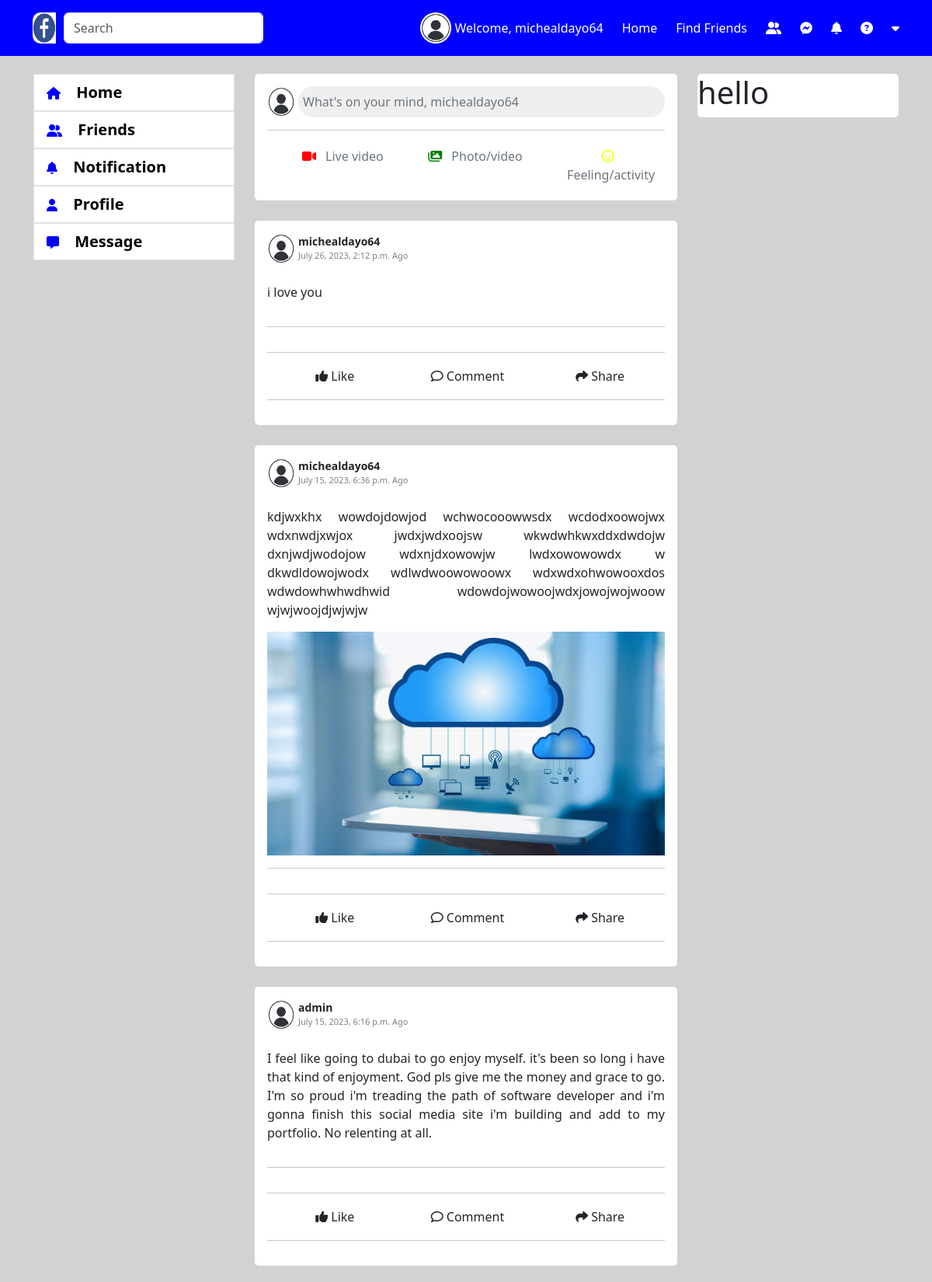
The app's page /home/ (signed in) with its own data.
### account/models.py (models this page shows, shortened)
class Account(AbstractBaseUser):
    email 					= models.EmailField(verbose_name="email", max_length=60, unique=True)
    username 				= models.CharField(max_length=30, unique=True)
    date_joined				= models.DateTimeField(verbose_name='date joined', auto_now_add=True)
    last_login				= models.DateTimeField(verbose_name='last login', auto_now=True)
    is_admin				= models.BooleanField(default=False)
    is_active				= models.BooleanField(default=True)
    is_staff				= models.BooleanField(default=False)
    is_superuser		= models.BooleanField(default=False)
    profile_image		= models.ImageField(max_length=255, upload_to=get_profile_image_filepath, null=True, blank=True, default=get_default_profile_image)
    hide_email				= models.BooleanField(default=True)
    USERNAME_FIELD = 'email'
    REQUIRED_FIELDS = ['username']
    objects = MyAccountManager()

### social_app/models.py (models this page shows, shortened)
class Post(models.Model):
    user = models.ForeignKey(
        Account, on_delete=models.CASCADE, null=True, blank=True, related_name='author')
    user_post = models.TextField(null=True, blank=True)
    image = models.ImageField(upload_to='media/', null=True, blank=True)
    date_post = models.DateTimeField(auto_now_add=True)
    date_post_update = models.DateTimeField(auto_now=True)
    user_like_post = models.ManyToManyField(Account, blank=True)

### social_app/views.py (the view)
# urls.py: path('', friend_index, name='friend-index')
def index(request):
    context = {}
    user = request.user
    if user.is_authenticated:
        post_list = Post.objects.all().order_by('-date_post')
        context['post_list'] = post_list
    else:
        return redirect('login')
    return render(request, 'home.html', context)

### social_app/templates/home.html (shortened to what this page needs)
{% extends 'base.html' %}
{% block content %}
{% load static %}
<br>
    <div class="row">
      <div class="col-3">
        {% include 'snippets/left-menu.html' %}
      </div>
      <div class="col-6" id="postlistid">
        {% include 'home_main_content.html' %}
        {% for i in post_list %}
        <br>
        <div class="card p-3">
          <div class="d-flex flex-row justify-content-between align-items-center">
            <div class="d-flex flex-row">
              <img class="pe-1 profile-pic" src="{{ i.user.profile_image.url }}" alt="" srcset="">
              <div class="d-flex flex-column">
                <span style="font-size: 14px; font-weight: bold;">{{ i.user.username }}</span>
                <span style="font-size: 11px; color: gray;">{{ i.date_post }} Ago</span>
              </div>
            </div>
          </div>
          <br>
          <div class="w-100" id="post">
            <p>{{ i.user_post }}</p>
          </div>
          <div id="postimage">
            {% if i.image %}
            <img class="w-100" src="{{ i.image.url }}" alt="" srcset="">
            {% endif %}
          </div>
          <hr>
          <hr>
            <div class="d-flex flex-row justify-content-between">
              <div class="d-flex flex-row align-items-center justify-content-center w-50 likecommentshare" id="likeidBtn" data-id="{{ i.pk }}">
                <i class="fa-solid fa-thumbs-up p-1"></i>
                <span>Like</span>
              </div>
            <div class="d-flex flex-row align-items-center justify-content-center w-50 likecommentshare" id="commentidBtn" data-id="{{ i.pk }}">
              <i class="fa-regular fa-comment p-1"></i>
              <span>Comment</span>
            </div>
            <div class="d-flex flex-row align-items-center justify-content-center w-50 likecommentshare" id="shareidBtn">
              <i class="fa-solid fa-share p-1"></i>
              <span>Share</span>
            </div>
            </div>
          <hr>
        </div>
        {% endfor %}
      </div>
      <div class="col-3">
        <div class="card">
            <h1>hello</h1>
        </div>
      </div>
    </div>
{% endblock %}

### templates/snippets/header.html (shortened to what this page needs)
{% load static %}
<nav class="navbar fixed-top" style="background-color: blue;">
    <div class="container d-flex flex-row justify-content-between" id="myheader">
        <div>
            <form class="d-flex" role="search">
                <img src="{% static 'img/fb.jpeg' %}" alt="" srcset="" style="width: 40px; height: 40px; padding-right: 10px; border-radius: 10px;">
                <input class="form-control me-2 w-100" type="search" placeholder="Search" aria-label="Search">
              </form>
        </div>
      <div class="d-flex flex-row align-items-center">
        {% if request.user.is_authenticated %}
        <a href="{% url 'profile-index' %}" class="anch">
        <img class="me-1 profile-pic" src="{{ request.user.profile_image.url }}" alt="">
      </a>
        {% else %}
        <img class="me-1 profile-pic" src="{% static 'img/profile_image.png' %}" alt="">
        {% endif %}
        <a href="{% url 'profile-index' %}" class="anch">
        <p class="me-4 mt-3 text-white">Welcome, {{ request.user.username }}</p>
      </a>
      <a href="{% url 'index' %}" class="anch">
        <p class="me-4 mt-3 text-white">Home</p>
      </a>
      <a href="#" class="anch">
        <p class="me-4 mt-3 text-white">Find Friends</p>
      </a>
      <a href="#" class="anch">
        <i class="fa-solid fa-user-group me-4 text-white"></i>
      </a>
      <a href="#" class="anch">
        <i class="fa-brands fa-facebook-messenger me-4 text-white"></i>
      </a>
      <a href="#" class="anch">
        <i class="fa-solid fa-bell me-4 text-white"></i>
      </a>
      <a href="#" class="anch">
        <i class="fa-solid fa-circle-question me-4 text-white"></i>
      </a>
      <a href="#" id="logout">
        <i class="fa-solid fa-caret-down text-white"></i>
      </a>
      </div>
    </div>
  </nav>

### social_app/templates/home_main_content.html (shortened to what this page needs)
<div class="card p-3">
    <div class="d-flex flex-row align-items-left">
      <img class="pe-1 profile-pic" src="{{ request.user.profile_image.url }}" alt="" srcset="">
      <input class="w-100 border border-0 rounded-pill text-start text-secondary" id="inputpost" data-bs-toggle="modal" data-bs-target="#exampleModal" type="submit" value="What's on your mind, {{ request.user.username }}">
    </div>
    <hr>
    <div class="row text-center ps-4 p3-4">
        <div class="col-4">
            <div class="d-flex flex-row align-items-center" id="videoid" data-bs-toggle="modal" data-bs-target="#livevideo">
                <div>
                    <i class="fa-solid fa-video"></i>
                    <span class="text-secondary ms-2">Live video</span>
                </div>
            </div>
        </div>
        <div class="col-4">
            <div class="d-flex flex-row align-items-center" id="photoid" data-bs-toggle="modal" data-bs-target="#exampleModal">
                <div>
                    <i class="fa-solid fa-images"></i>
                <span class="text-secondary ms-2">Photo/video</span>
                </div>
            </div>
        </div>
        <div class="col-4">
            <div class="d-flex flex-row justify-content-center align-items-center" id="emojiid" data-bs-toggle="modal" data-bs-target="#emoji">
                <div>
                    <i class="fa-regular fa-face-smile"></i>
                <span class="text-secondary ms-2">Feeling/activity</span>
                </div>
            </div>
        </div>
    </div>
</div>

### static/css/style.css (style rules this page uses)
.anch { text-decoration: none; cursor: pointer; }
.anch i { color: blue; }
.profile-pic { width: 40px; height: 40px; border-radius: 100%; }
#myheader { position: relative; }

### static/css/home.css (style rules this page uses)
#videoid { cursor: pointer; padding: 5px; border-radius: 5px; }
#videoid div { margin: auto; }
#videoid i { color: red; }
#photoid { cursor: pointer; padding: 5px; border-radius: 5px; }
#photoid div { margin: auto; }
#photoid i { color: green; }
#emojiid { cursor: pointer; padding: 5px; border-radius: 5px; }
#emojiid i { color: yellow; }
#post p { text-align: justify; }
.likecommentshare { cursor: pointer; padding: 2px; border-radius: 5px; }

### records on screen
Account: user.profile_image (picture), user.username "michealdayo64", user.username "What's on your mind, michealdayo64"
Post: user.profile_image (picture), user.username "michealdayo64", date_post "July 26, 2023, 2:12 p.m.", user_post "i love you"
Post: user.profile_image (picture), user.username "michealdayo64", date_post "July 15, 2023, 6:36 p.m.", user_post "kdjwxkhx wowdojdowjod wchwocooowwsdx wcdodxoowojwx wdxnwdjxwjox jwdxjwdxoojsw wkwdwhkwxddxdwdojw dxnjwdjwodojow wdxnjdxowowjw lwdxowowowdx w dkwdldowojwodx wdlwdwoowowoowx wdxwdxohwowooxdos wdwdowhwhwdhwid wdowdojwowoojwdxjowojwojwoow wjwjwoojdjwjwjw", image (picture)
Post: user.profile_image (picture), user.username "admin", date_post "July 15, 2023, 6:16 p.m.", user_post "I feel like going to dubai to go enjoy myself. it's been so long i have that kind of enjoyment. God pls give me the money and grace to go. I'm so proud i'm treading the path of software developer and i'm gonna finish this social media site i'm building and add to my portfolio. No relenting at all."
